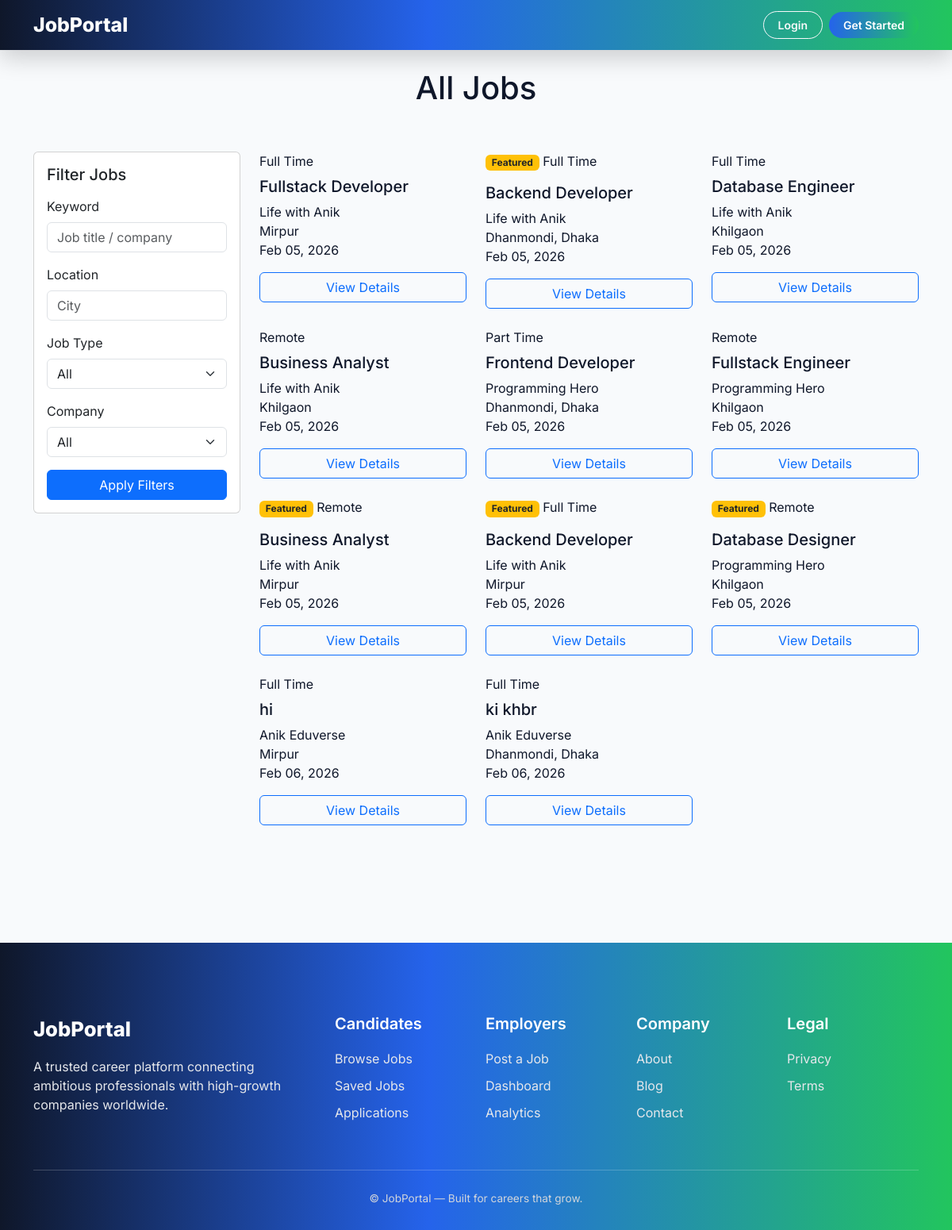
Screenshot of /jobs/ with the database file from the repository.
### jobs/models.py (models this page shows, shortened)
class Job(models.Model):
    JOB_TYPE = (
        ('full_time', 'Full Time'),
        ('part_time', 'Part Time'),
        ('remote', 'Remote'),
    )
    category = models.ForeignKey(
        Category,
        on_delete=models.SET_NULL,
        null=True,
        related_name='jobs'
    )
    company = models.ForeignKey(Company, on_delete=models.CASCADE)
    title = models.CharField(max_length=200)
    location = models.CharField(max_length=200)
    job_type = models.CharField(max_length=20, choices=JOB_TYPE)
    salary = models.CharField(max_length=100, blank=True)
    description = models.TextField()
    requirements = models.TextField()
    deadline = models.DateField()
    is_featured = models.BooleanField(default=False)
    featured_until = models.DateTimeField(null=True, blank=True)
    created_at = models.DateTimeField(auto_now_add=True)

### companies/models.py (models this page shows, shortened)
class Company(models.Model):
    owner = models.OneToOneField(User, on_delete=models.CASCADE)
    name = models.CharField(max_length=200)
    logo = models.ImageField(upload_to='company_logos/', blank=True, null=True)
    description = models.TextField()
    website = models.URLField(blank=True)
    location = models.CharField(max_length=200)

### jobs/views.py (the view)
# urls.py: path('jobs/', views.all_jobs, name='all_jobs'),
def all_jobs(request):
    jobs = Job.objects.all()
    q = request.GET.get('q')
    location = request.GET.get('location')
    job_type = request.GET.get('job_type')
    company = request.GET.get('company')
    if q:
        jobs = jobs.filter(
            Q(title__icontains=q) |
            Q(company__name__icontains=q)
        )
    if location:
        jobs = jobs.filter(location__icontains=location)
    if job_type:
        jobs = jobs.filter(job_type=job_type)
    if company:
        jobs = jobs.filter(company_id=company)
    context = {
        'jobs': jobs,
        'job_types': Job.JOB_TYPE,
        'companies': Company.objects.all(),
        'selected_job_type': job_type,
        'selected_company': company,
        'keyword': q,
        'location': location,
    }
    return render(request, 'jobs/alljobs.html', context)

### templates/jobs/alljobs.html (shortened to what this page needs)
{% extends "base.html" %}
{% block content %}
<h1 class="text-center mt-4">All Jobs</h1>
<section class="py-5">
  <div class="container">
    <div class="row">
      <div class="col-lg-3">
        <form method="get" action="{% url 'all_jobs' %}" class="card p-3 mb-4">
          <h5 class="mb-3">Filter Jobs</h5>
          <div class="mb-3">
            <label class="form-label">Keyword</label>
            <input type="text"
                   name="q"
                   class="form-control"
                   placeholder="Job title / company"
                   value="{{ keyword|default_if_none:'' }}">
          </div>
          <div class="mb-3">
            <label class="form-label">Location</label>
            <input type="text"
                   name="location"
                   class="form-control"
                   placeholder="City"
                   value="{{ location|default_if_none:'' }}">
          </div>
          <div class="mb-3">
            <label class="form-label">Job Type</label>
            <select name="job_type" class="form-select">
              <option value="">All</option>
            </select>
          </div>
          <div class="mb-3">
            <label class="form-label">Company</label>
            <select name="company" class="form-select">
              <option value="">All</option>
            </select>
          </div>
          <button type="submit" class="btn btn-primary w-100">
            Apply Filters
          </button>
        </form>
      </div>
      <div class="col-lg-9">
        <div class="row g-4">
          {% for job in jobs %}
          <div class="col-md-6 col-xl-4">
            <div class="latest-card h-100">
              {% if job.is_featured %}
                <span class="badge bg-warning text-dark mb-2">Featured</span>
              {% endif %}
              {% if job.job_type == 'full_time' %}
                <span class="job-type job-full">Full Time</span>
              {% elif job.job_type == 'part_time' %}
                <span class="job-type job-part">Part Time</span>
              {% elif job.job_type == 'remote' %}
                <span class="job-type job-remote">Remote</span>
              {% endif %}
              <h5 class="mt-2">{{ job.title }}</h5>
              <div class="job-meta">
                {{ job.company.name|default:"N/A" }}
              </div>
              <div class="job-meta">
                {{ job.location }}
              </div>
              <div class="job-meta">
                {{ job.created_at|date:"M d, Y" }}
              </div>
              <a href="{% url 'job_detail' job.id %}"
                 class="btn btn-outline-primary w-100 mt-3">
                View Details
              </a>
            </div>
          </div>
          {% empty %}
            <div class="col-12">
              <p class="text-center text-muted mt-5">
                No jobs found with selected filters.
              </p>
            </div>
          {% endfor %}
        </div>
      </div>
    </div>
  </div>
</section>
{% endblock %}

### templates/base.html (style rules this page uses)
:root { --blue-main: #2563eb; --blue-soft: #38bdf8; --green-main: #22c55e; --green-soft: #4ade80; --dark-bg: #020617; --dark-glass: rgba(2,6,23,.85); }
body { font-family: 'Inter', sans-serif; background: #f8fafc; color: #0f172a; }

### rows the page displays
Job: job_type "Full Time", title "Fullstack Developer", company.name "Life with Anik", location "Mirpur", created_at "Feb 05, 2026"
Job: is_featured "Featured", job_type "Full Time", title "Backend Developer", company.name "Life with Anik", location "Dhanmondi, Dhaka", created_at "Feb 05, 2026"
Job: job_type "Full Time", title "Database Engineer", company.name "Life with Anik", location "Khilgaon", created_at "Feb 05, 2026"
Job: job_type "Remote", title "Business Analyst", company.name "Life with Anik", location "Khilgaon", created_at "Feb 05, 2026"
Job: job_type "Part Time", title "Frontend Developer", company.name "Programming Hero", location "Dhanmondi, Dhaka", created_at "Feb 05, 2026"
Job: job_type "Remote", title "Fullstack Engineer", company.name "Programming Hero", location "Khilgaon", created_at "Feb 05, 2026"
Job: is_featured "Featured", job_type "Remote", title "Business Analyst", company.name "Life with Anik", location "Mirpur", created_at "Feb 05, 2026"
Job: is_featured "Featured", job_type "Full Time", title "Backend Developer", company.name "Life with Anik", location "Mirpur", created_at "Feb 05, 2026"
Job: is_featured "Featured", job_type "Remote", title "Database Designer", company.name "Programming Hero", location "Khilgaon", created_at "Feb 05, 2026"
Job: job_type "Full Time", title "hi", company.name "Anik Eduverse", location "Mirpur", created_at "Feb 06, 2026"
Job: job_type "Full Time", title "ki khbr", company.name "Anik Eduverse", location "Dhanmondi, Dhaka", created_at "Feb 06, 2026"
